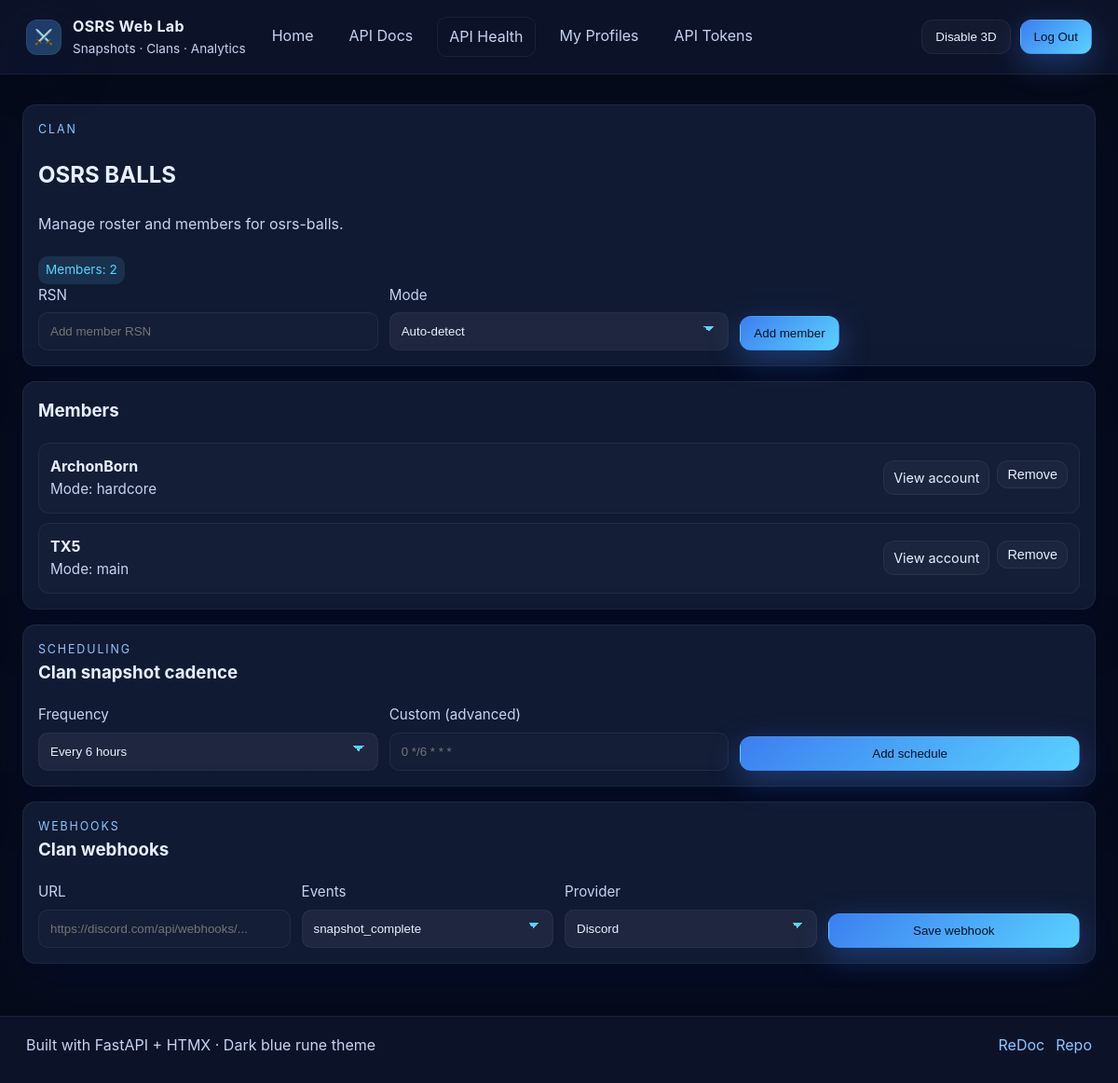
/clans/osrs-balls (signed in), run on the app's committed database.
### tables this page shows
CREATE TABLE clans (
id INTEGER PRIMARY KEY AUTOINCREMENT,
name TEXT NOT NULL,
slug TEXT NOT NULL UNIQUE,
owner_user_id INTEGER NOT NULL,
metadata TEXT DEFAULT '{}',
created_at DATETIME DEFAULT CURRENT_TIMESTAMP,
updated_at DATETIME DEFAULT CURRENT_TIMESTAMP,
FOREIGN KEY (owner_user_id) REFERENCES users(id) ON DELETE CASCADE,
UNIQUE(name)
);

CREATE TABLE clan_members (
id INTEGER PRIMARY KEY AUTOINCREMENT,
clan_id INTEGER NOT NULL,
account_id INTEGER NOT NULL,
rank TEXT DEFAULT 'member',
join_date DATETIME DEFAULT CURRENT_TIMESTAMP,
notes TEXT,
FOREIGN KEY (clan_id) REFERENCES clans(id) ON DELETE CASCADE,
FOREIGN KEY (account_id) REFERENCES accounts(id) ON DELETE CASCADE,
UNIQUE(clan_id, account_id)
);

CREATE TABLE accounts (
id INTEGER PRIMARY KEY AUTOINCREMENT,
name TEXT UNIQUE NOT NULL,
display_name TEXT,
default_mode TEXT DEFAULT 'main',
created_at DATETIME DEFAULT CURRENT_TIMESTAMP,
updated_at DATETIME DEFAULT CURRENT_TIMESTAMP,
active INTEGER DEFAULT 1,
metadata TEXT DEFAULT '{}'
);

### web/routes/clans.py (the view)
@router.get("/clans/{slug}", response_class=HTMLResponse)
async def clan_detail(request: Request, slug: str):
    user = require_user(request)
    clan = clan_service.get_clan_by_slug(slug)
    if not clan:
        return RedirectResponse(url="/profiles", status_code=303)
    members = clan_service.list_members(clan["id"])
    modes = ["auto"] + list(["main", "ironman", "hardcore", "ultimate", "deadman", "tournament", "seasonal"])
    return templates.TemplateResponse(
        "clan_detail.html",
        {
            "request": request,
            "user": user,
            "clan": clan,
            "members": members,
            "csrf_token": get_csrf_token(request),
            "modes": modes,
        },
    )

### web/templates/clan_detail.html (shortened to what this page needs)
{% extends "base.html" %}
{% block content %}
<section class="card">
  <div class="card-header">
    <div>
      <p class="eyebrow">Clan</p>
      <h2>{{ clan.name }}</h2>
      <p class="lede">Manage roster and members for {{ clan.slug }}.</p>
    </div>
    <div class="pill">Members: {{ members|length }}</div>
  </div>
  <form method="post" action="/clans/add-member" class="form inline">
    <label>RSN
      <input type="text" name="account_name" required placeholder="Add member RSN">
    </label>
    <label>Mode
      <select name="mode">
        {% for mode in modes %}
          <option value="{{ mode }}">{{ 'Auto-detect' if mode == 'auto' else mode }}</option>
        {% endfor %}
      </select>
    </label>
    <div class="form-actions">
      <button class="btn primary" type="submit">Add member</button>
    </div>
  </form>
</section>
<section class="card">
  <h3>Members</h3>
  {% if members %}
    <div class="list">
      {% for m in members %}
        <div class="list-row">
          <div>
            <div class="list-title">{{ m.name }}</div>
            <div class="list-sub">Mode: {{ m.default_mode or 'main' }}</div>
          </div>
          <div class="list-actions">
            <a class="btn ghost small" href="/profiles">View account</a>
            <form method="post" action="/clans/remove-member">
              <button class="btn ghost small" type="submit">Remove</button>
            </form>
          </div>
        </div>
      {% endfor %}
    </div>
  {% else %}
    <p class="ink-2">No members yet.</p>
  {% endif %}
</section>
<section class="card">
  <div class="card-header">
    <div>
      <p class="eyebrow">Scheduling</p>
      <h3>Clan snapshot cadence</h3>
    </div>
  </div>
  <form class="form inline" hx-post="/jobs/schedule/clan" hx-target="#job-schedules" hx-swap="innerHTML">
    <label>Frequency
      <select name="cron" required>
        <option value="0 */6 * * *" selected>Every 6 hours</option>
      </select>
    </label>
    <label>Custom (advanced)
      <input type="text" name="custom_cron" placeholder="0 */6 * * *">
    </label>
    <button class="btn primary" type="submit">Add schedule</button>
  </form>
</section>
<section class="card">
  <div class="card-header">
    <div>
      <p class="eyebrow">Webhooks</p>
      <h3>Clan webhooks</h3>
    </div>
  </div>
  <form class="form inline" hx-post="/webhooks/clan" hx-target="#webhooks-panel" hx-swap="innerHTML">
    <label>URL
      <input type="url" name="url" placeholder="https://discord.com/api/webhooks/..." required>
    </label>
    <label>Events
      <select name="events">
        <option value="snapshot_complete" selected>snapshot_complete</option>
      </select>
    </label>
    <label>Provider
      <select name="provider">
        <option value="discord" selected>Discord</option>
      </select>
    </label>
    <button class="btn primary" type="submit">Save webhook</button>
  </form>
</section>
{% endblock %}

### web/static/css/theme.css (style rules this page uses)
:root { --bg-0: #060b1a; --bg-1: #0c1329; --bg-2: #101a33; --ink-1: #e8f0ff; --ink-2: #c7d3f0; --accent-1: #3c7ff0; --accent-2: #5ad1ff; --accent-3: #8dc6ff; --gold-1: #f5d06b; --danger: #ff6b6b; --success: #52d69a; --border: rgba(255, 255, 255, 0.06); --shadow: 0 18px 48px rgba(0, 12, 50, 0.5); --gradient-hero: radial-gradient(120% 120% at 20% 10%, rgba(60, 127, 240, 0.25), transparent), radial-gradient(80% 80% at 80% 0%, rgba(138, 199, 255, 0.18), transparent), #060b1a; color-scheme: dark; }
*, *::before, *::after { box-sizing: border-box; }
body { margin: 0; font-family: "Inter", "Manrope", "Helvetica Neue", Arial, sans-serif; background: var(--bg-0); color: var(--ink-1); line-height: 1.6; min-height: 100vh; }
a { color: var(--accent-2); text-decoration: none; }
.btn { border: 1px solid var(--border); background: transparent; color: var(--ink-1); padding: 10px 14px; border-radius: 12px; cursor: pointer; transition: transform 0.1s ease, box-shadow 0.1s ease, border-color 0.1s ease; }
.btn.primary { background: linear-gradient(135deg, var(--accent-1), var(--accent-2)); border-color: transparent; color: #031026; box-shadow: 0 10px 32px rgba(60, 127, 240, 0.35); }
.btn.ghost { background: rgba(255, 255, 255, 0.03); }
.eyebrow { text-transform: uppercase; letter-spacing: 0.15em; color: var(--accent-3); font-size: 0.78rem; margin: 0; }
.lede { color: var(--ink-2); margin: 0 0 16px; }
.card { background: var(--bg-2); border: 1px solid var(--border); border-radius: 14px; padding: 16px; box-shadow: var(--shadow); }
.card h3 { margin-top: 0; }
.form { display: grid; gap: 12px; }
.form.inline { grid-template-columns: repeat(auto-fit, minmax(200px, 1fr)); align-items: end; }
.form label { display: grid; gap: 6px; color: var(--ink-2); font-size: 0.95rem; }
.form input { padding: 12px; border-radius: 10px; border: 1px solid var(--border); background: rgba(255, 255, 255, 0.02); color: var(--ink-1); }
.form select { padding: 12px; border-radius: 10px; border: 1px solid var(--border); background: rgba(255, 255, 255, 0.04); color: var(--ink-1); appearance: none; -webkit-appearance: none; -moz-appearance: none; background-image: linear-gradient(45deg, transparent 50%, var(--accent-2) 50%), linear-gradient(135deg, var(--accent-2) 50%, transparent 50%), linear-gradient(to right, rgba(255, 255, 255, 0.02), rgba(255, 255, 255, 0.02)); background-position: calc(100% - 20px) calc(50% - 3px), calc(100% - 14px) calc(50% - 3px), 0 0; background-size: 6px 6px, 6px 6px, 100% 100%; background-repeat: no-repeat; }
.form select option { background: var(--bg-2); color: var(--ink-1); }
.form-actions { display: flex; gap: 10px; align-items: center; }
.list { display: grid; gap: 10px; }
.list-row { display: flex; justify-content: space-between; align-items: center; padding: 12px; border: 1px solid var(--border); border-radius: 12px; background: rgba(255, 255, 255, 0.02); }
.card + .card { margin-top: 16px; }
.list-title { font-weight: 700; }
.list-sub { color: var(--ink-2); font-size: 0.95rem; }
.list-actions { display: flex; gap: 8px; }
.pill { display: inline-block; padding: 4px 8px; background: rgba(90, 209, 255, 0.12); color: var(--accent-2); border-radius: 10px; font-size: 0.85rem; margin-top: 6px; }
.btn.small { padding: 6px 10px; font-size: 0.9rem; }

### data on the page
clans: name "OSRS BALLS", slug "osrs-balls"
clan_members: name "ArchonBorn", default_mode "hardcore"
clan_members: name "TX5", default_mode "main"

### other printed values
{{ members|length }} "2"
form field mode "Auto-detect"
